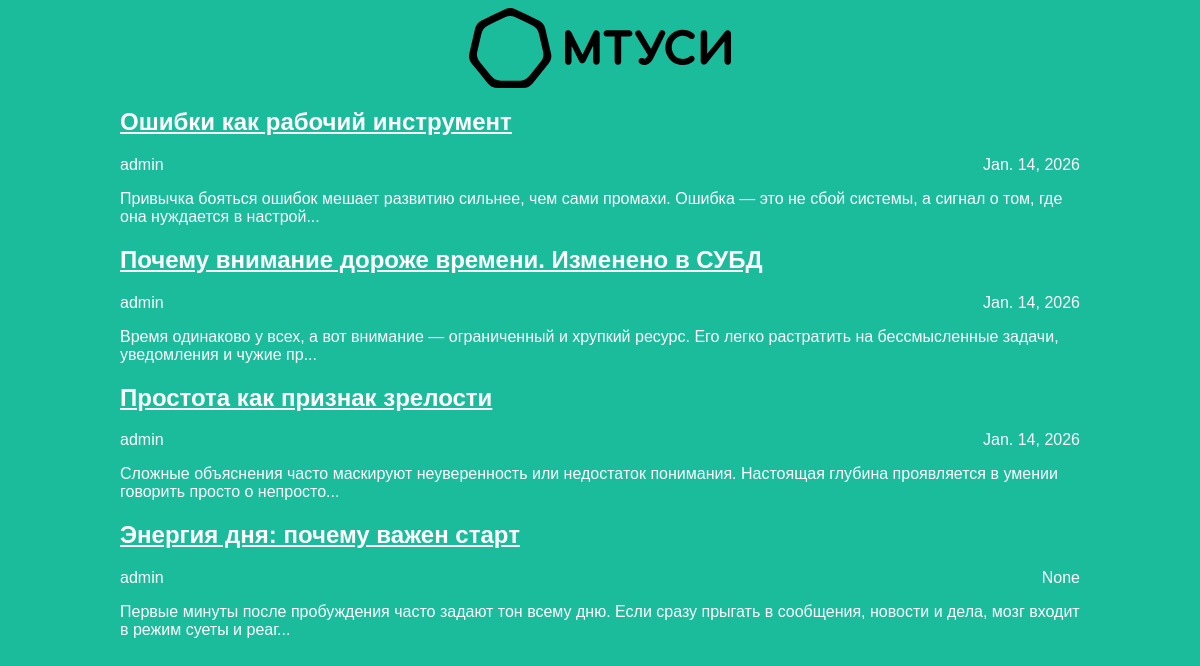
The page / on the database its author committed.
### articles/models.py (models this page shows, shortened)
class Article(models.Model):
    title = models.CharField(max_length=200)
    author = models.ForeignKey(User, on_delete=models.CASCADE)
    text = models.TextField()
    created_date = models.DateField(auto_now_add=True)
    def get_excerpt(self):
        return self.text[:140] + "..." if len(self.text) > 140 else self.text

### articles/views.py (the view)
# urls.py: path('', views.archive, name='archive'),
def archive(request):
    return render(request, 'archive.html', {"posts": Article.objects.all()})

### articles/templates/archive.html (shortened to what this page needs)
{% load static %}
<!DOCTYPE html>
<html lang="en">
<head>
	<link rel="stylesheet" href="{% static 'css/article.css' %}">
</head>
<body>
    <div class="header">
		<img src="{% static 'img.png' %}">
    </div>
    <div class="archive">
		{% for post in posts %}
        <div class="one-post">
            <h2 class="post-title">
				<a href="{% url 'get_article' article_id=post.id %}">{{ post.title }}</a>
			</h2>
            <div class="article-info">
                <div class="article-author">{{ post.author.username }}</div>
                <div class="article-created-date">{{ post.created_date }}</div>
            </div>
            <p class="article-text">{{ post.get_excerpt }}</p>
        </div>
        {% endfor %}
    </div>
</body>
</html>

### articles/static/css/article.css (style rules this page uses)
body { background: #1abc9c; font-family: Tahoma, Arial, sans-serif; color: #333; display: grid; justify-content: center; }
.article-info { justify-content: space-between; display: flex; }
.archive { width: 960px; }
.post-title, a { color: #ffffff; }
.article-author { width: 50%; color: #ffffff; }
.article-created-date { text-align: right; color: #ffffff; }
.article-text { color: #ffffff; }
.header { display: flex; align-items: center; justify-content: center; width: 960px; }
.one-post { width: 960px }

### rows shown on the page
Article: title "Ошибки как рабочий инструмент", author.username "admin", created_date "Jan. 14, 2026", get_excerpt "Привычка бояться ошибок мешает развитию сильнее, чем сами промахи. Ошибка — это не сбой системы, а сигнал о том, где она нуждается в настрой..."
Article: title "Почему внимание дороже времени. Изменено в СУБД", author.username "admin", created_date "Jan. 14, 2026", get_excerpt "Время одинаково у всех, а вот внимание — ограниченный и хрупкий ресурс. Его легко растратить на бессмысленные задачи, уведомления и чужие пр..."
Article: title "Простота как признак зрелости", author.username "admin", created_date "Jan. 14, 2026", get_excerpt "Сложные объяснения часто маскируют неуверенность или недостаток понимания. Настоящая глубина проявляется в умении говорить просто о непросто..."
Article: title "Энергия дня: почему важен старт", author.username "admin", created_date "None", get_excerpt "Первые минуты после пробуждения часто задают тон всему дню. Если сразу прыгать в сообщения, новости и дела, мозг входит в режим суеты и реаг..."
